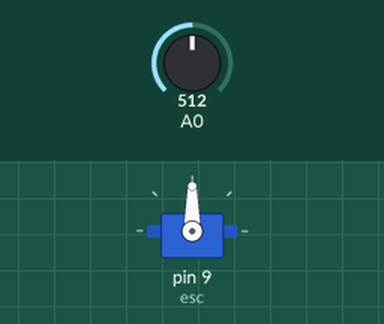
A sketch run on a simulated Arduino Uno, built with avr-gcc and run on an emulated ATmega328P. Shown: servo. The test bench sets the inputs (shaded band); at power-on: A0 = 512.

Above: at 1.2 s.
1.3 s: A0 set to 716
At 1.8 s:
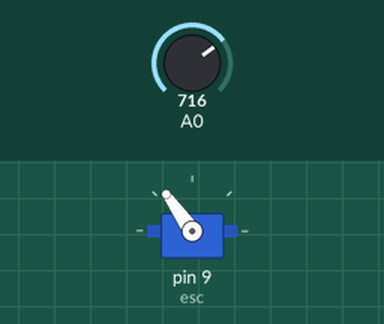
2.8 s: A0 set to 900
At 4.0 s:
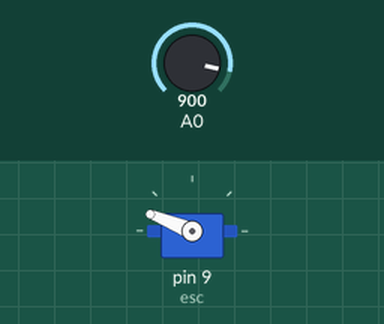
4.3 s: A0 set to 1023
At 5.3 s:
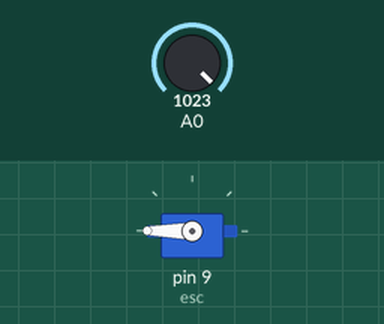
5.8 s: A0 set to 306
At 6.4 s:
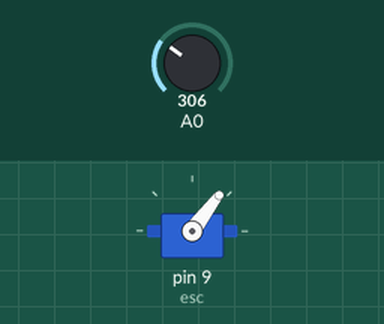
7.3 s: A0 set to 122
At 7.6 s:
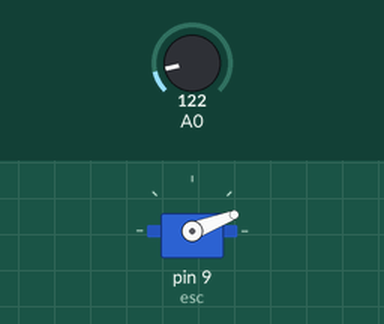
Timing chart, 0 to 9.8 s (numbered marks = the images above; inputs shaded):
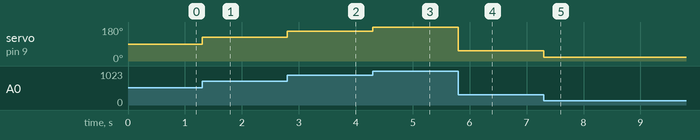

The sketch:

bldc.ino
```cpp
#include <Servo.h> ///servo
Servo esc;

void setup() {
  // put your setup code here, to run once:

  esc.attach(9,1000,2000);
  pinMode(A0, INPUT);


}

void loop() {
  int val= analogRead(A0);
  val= map(val, 0, 1023,0,180);
  esc.write(val);


  // put your main code here, to run repeatedly:

}
```

Measured:
- after the input at 1.3 s, servo on pin 9 (esc): 90° → 125° at once
- after the input at 2.8 s, servo on pin 9 (esc): 125° → 158° at once
- after the input at 4.3 s, servo on pin 9 (esc): 158° → 180° at once
- after the input at 5.8 s, servo on pin 9 (esc): 180° → 53° at once
- after the input at 7.3 s, servo on pin 9 (esc): 53° → 21° at once
